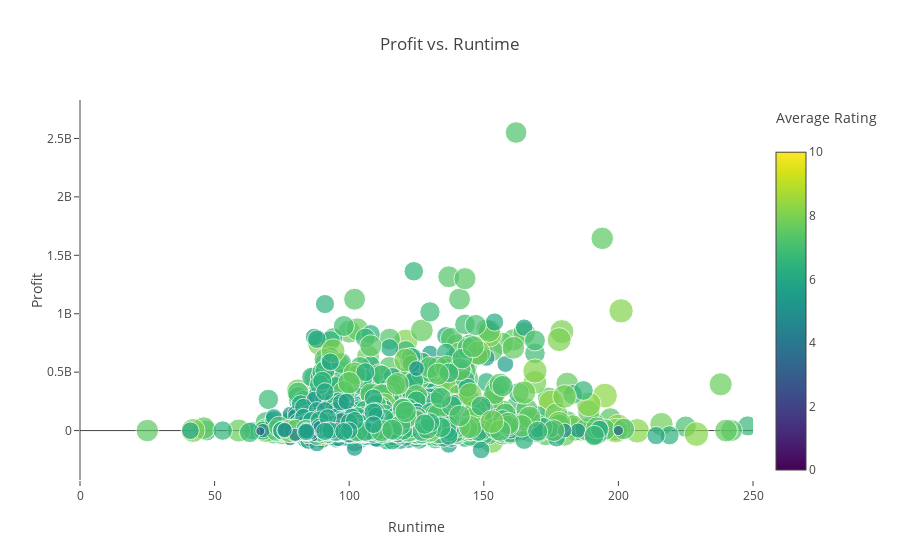

The cell this chart's notebook holds for it:
### Code cell
layout = go.Layout(
    title='Profit vs. Runtime',
    xaxis=dict(
        title='Runtime',
        gridcolor='rgb(255, 255, 255)',
        range=[0, 250],
        zerolinewidth=1,
        ticklen=5,
        gridwidth=2,
    ),
    yaxis=dict(
        title='Profit',
        gridcolor='rgb(255, 255, 255)',
        zerolinewidth=1,
        ticklen=5,
        gridwidth=2,
    )
)
data = [go.Scatter(
    x=df2.runtime.values, # Budget
    y=df2.profit.values,  # Gross
    mode='markers',
    text= df2.title.values, # Movie Titles
    marker=dict(
        size=3*(df2.vote_average),
        sizeref=1.0,
        color=df2.vote_average.values,
        colorbar=ColorBar(title='Average Rating<br> &nbsp;'),
        showscale=True,
        colorscale='Viridis'
    ))]
fig = go.Figure(data=data, layout=layout)
iplot(fig)

### Figure 1 — Plotly figure (JSON) as saved in the notebook; plotly's stock layout.template omitted (floating-point values rounded to 4 significant figures; data arrays with more than 128 entries replaced by an {"elided": "..."} marker saying what was removed)
{"data": [{"marker": {"color": {"elided": "4756 float values"}, "colorbar": {"title": "Average Rating<br> &nbsp;"}, "colorscale": "Viridis", "showscale": true, "size": {"elided": "4756 float values"}, "sizeref": 1}, "mode": "markers", "text": {"elided": "4756 str values"}, "type": "scatter", "uid": "0fbc5da0-5e66-4a7c-ae01-6c45eb5bb151", "x": {"elided": "4756 int values"}, "y": {"elided": "4756 int values"}}], "layout": {"title": "Profit vs. Runtime", "xaxis": {"gridcolor": "rgb(255, 255, 255)", "gridwidth": 2, "range": [0, 250], "ticklen": 5, "title": "Runtime", "zerolinewidth": 1}, "yaxis": {"gridcolor": "rgb(255, 255, 255)", "gridwidth": 2, "ticklen": 5, "title": "Profit", "zerolinewidth": 1}}}
